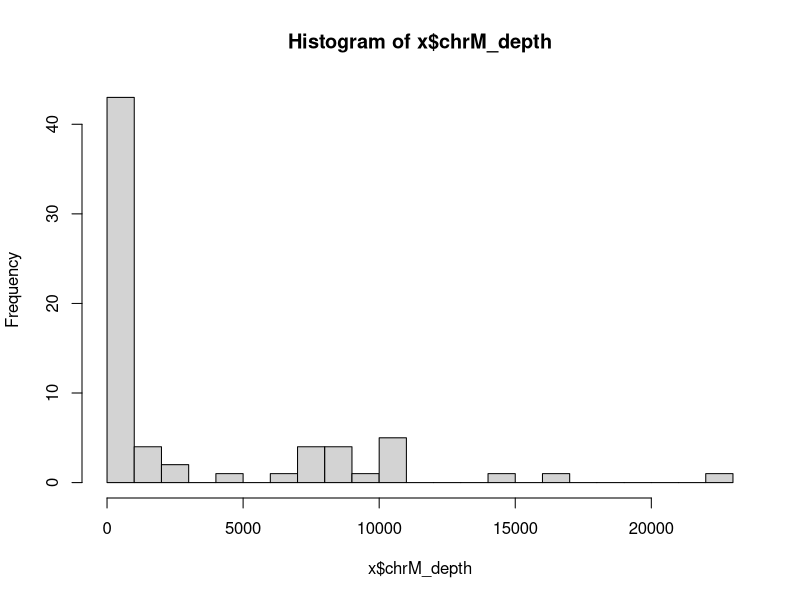
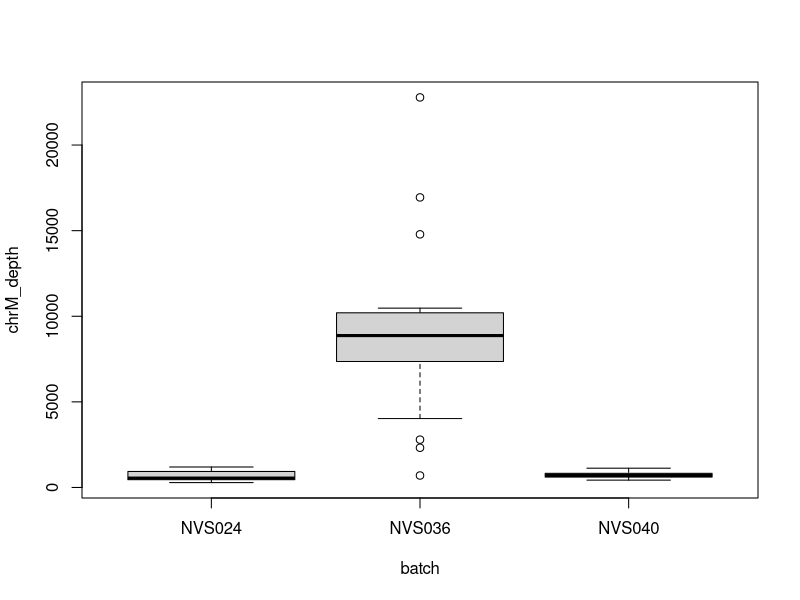
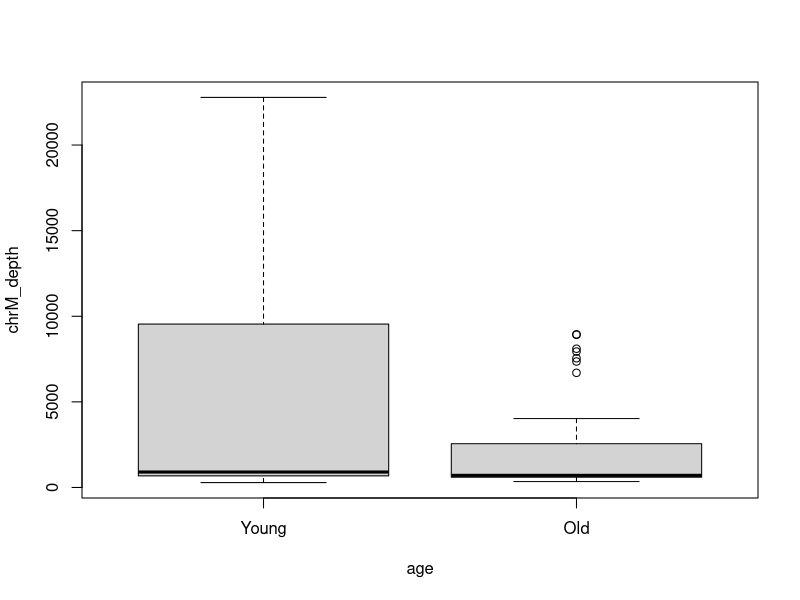
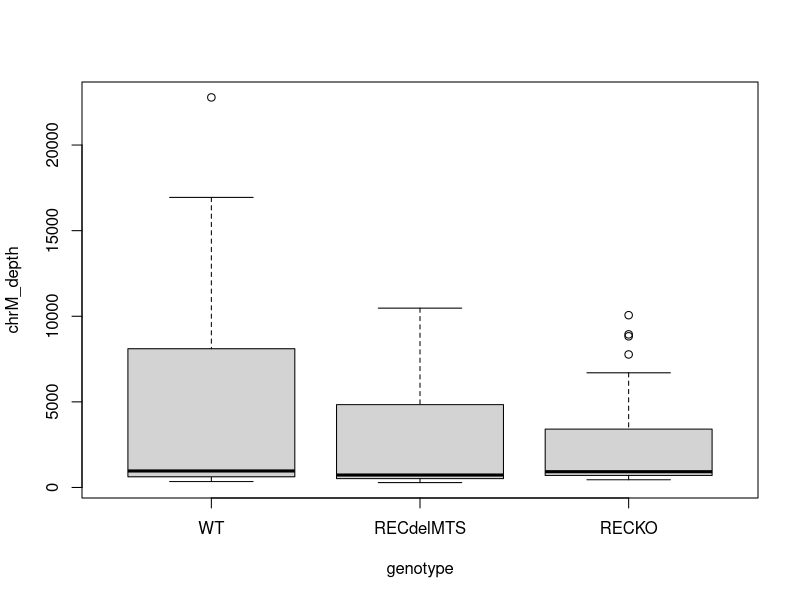
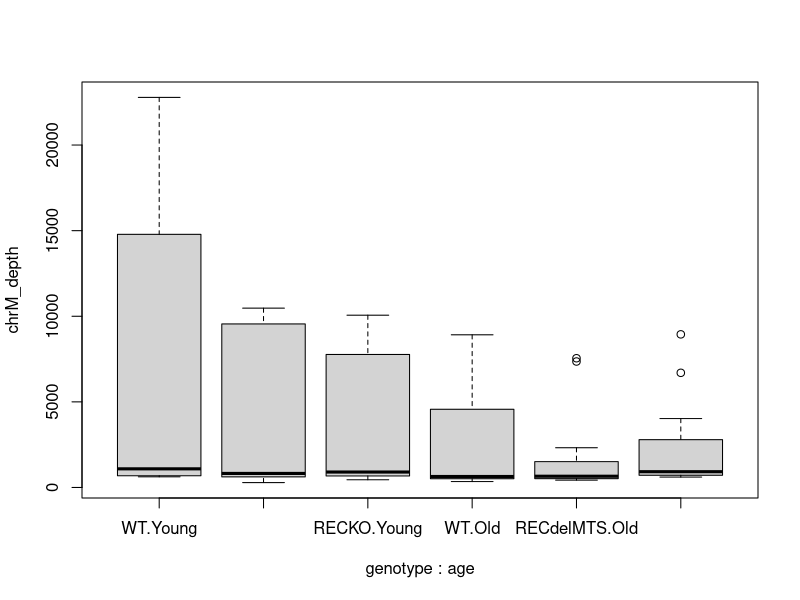
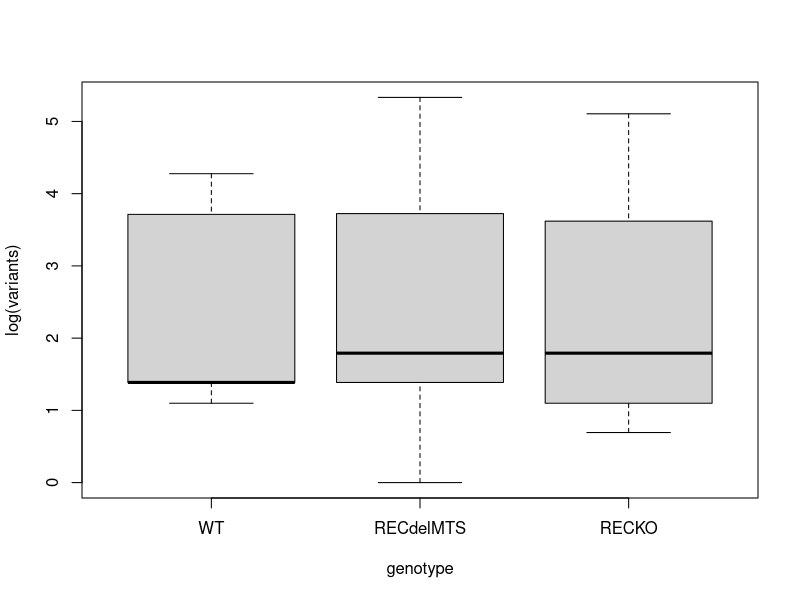
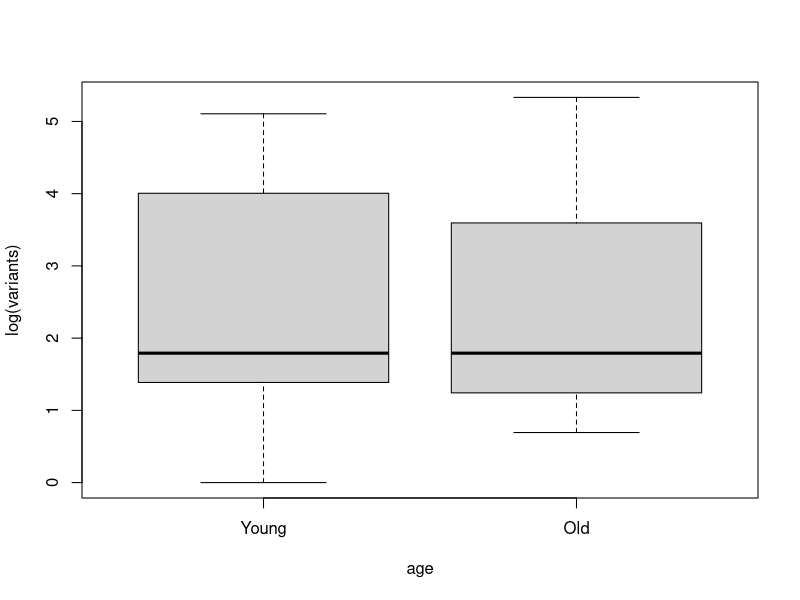
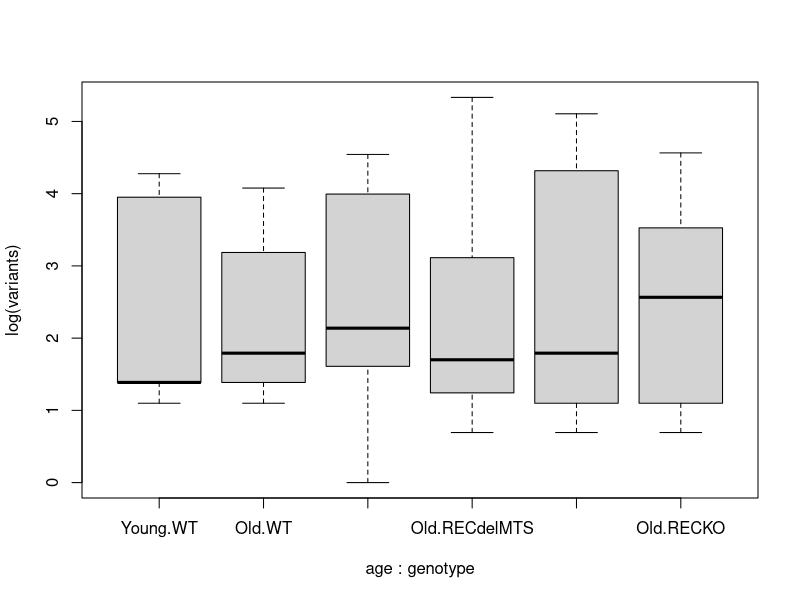

These charts were generated, in order, by the following R code:
# Analyse GBP0004 results
setwd('/mnt/home1/reid/ajr236/projects/hansong/GBP0004/analysis')

x<-read.table("counts_coverage_combined.tsv", header=TRUE)

# Set up ordering for genotypes
x$genotype <- factor(x$genotype , levels=c("WT", "RECdelMTS", "RECKO"))
x$age <- factor(x$age , levels=c("Young", "Old"))

# chrM coverage histogram
hist(x$chrM_depth, breaks=20)

# chrM by coverage boxplot - NVS036 has much higher coverage, 
#n.b. it also has weird GC content, lower whole genome coverage and lots of duplicates
boxplot(chrM_depth~batch, data=x)

# coverage is higher in young samples (could downsample everything)
boxplot(chrM_depth~age, data=x)
median(subset(x, x$age=="Young")$chrM_depth)
median(subset(x, x$age=="Old")$chrM_depth)
mean(subset(x, x$age=="Young")$chrM_depth)
mean(subset(x, x$age=="Old")$chrM_depth)

# WT looks a bit higher in coverage
boxplot(chrM_depth~genotype, data=x)
boxplot(chrM_depth~genotype+age, data=x)

# Total variants (log) by age and genotype
boxplot(log(variants)~genotype, data=x)
boxplot(log(variants)~age, data=x)
boxplot(log(variants)~age+genotype, data=x)

# Variants types (log) by age and genotype
boxplot(log(snps)~genotype, data=x)
boxplot(log(indels)~genotype, data=x)

# Variant details for NVS024
boxplot(variants~genotype+age, data=subset(x, x$batch=="NVS024"), cex.axis=0.7)
boxplot(snps~genotype+age, data=subset(x, x$batch=="NVS024"), cex.axis=0.7)
boxplot(indels~genotype+age, data=subset(x, x$batch=="NVS024"), cex.axis=0.7)

# Variant details for NVS036
boxplot(variants~genotype+age, data=subset(x, x$batch=="NVS036"), cex.axis=0.7)
boxplot(snps~genotype+age, data=subset(x, x$batch=="NVS036"), cex.axis=0.7)
boxplot(indels~genotype+age, data=subset(x, x$batch=="NVS036"), cex.axis=0.7)

# Variant details for NVS040
boxplot(variants~genotype+age, data=subset(x, x$batch=="NVS040"), cex.axis=0.7)
boxplot(snps~genotype+age, data=subset(x, x$batch=="NVS040"), cex.axis=0.7)
boxplot(indels~genotype+age, data=subset(x, x$batch=="NVS040"), cex.axis=0.7)

# Variants vs read depth (coverage > 2500 looks to result in larger numbers of SNPs)
plot(x$chrM_depth, x$variants)
plot(x$chrM_depth, x$variants, xlim=c(0,2500))
